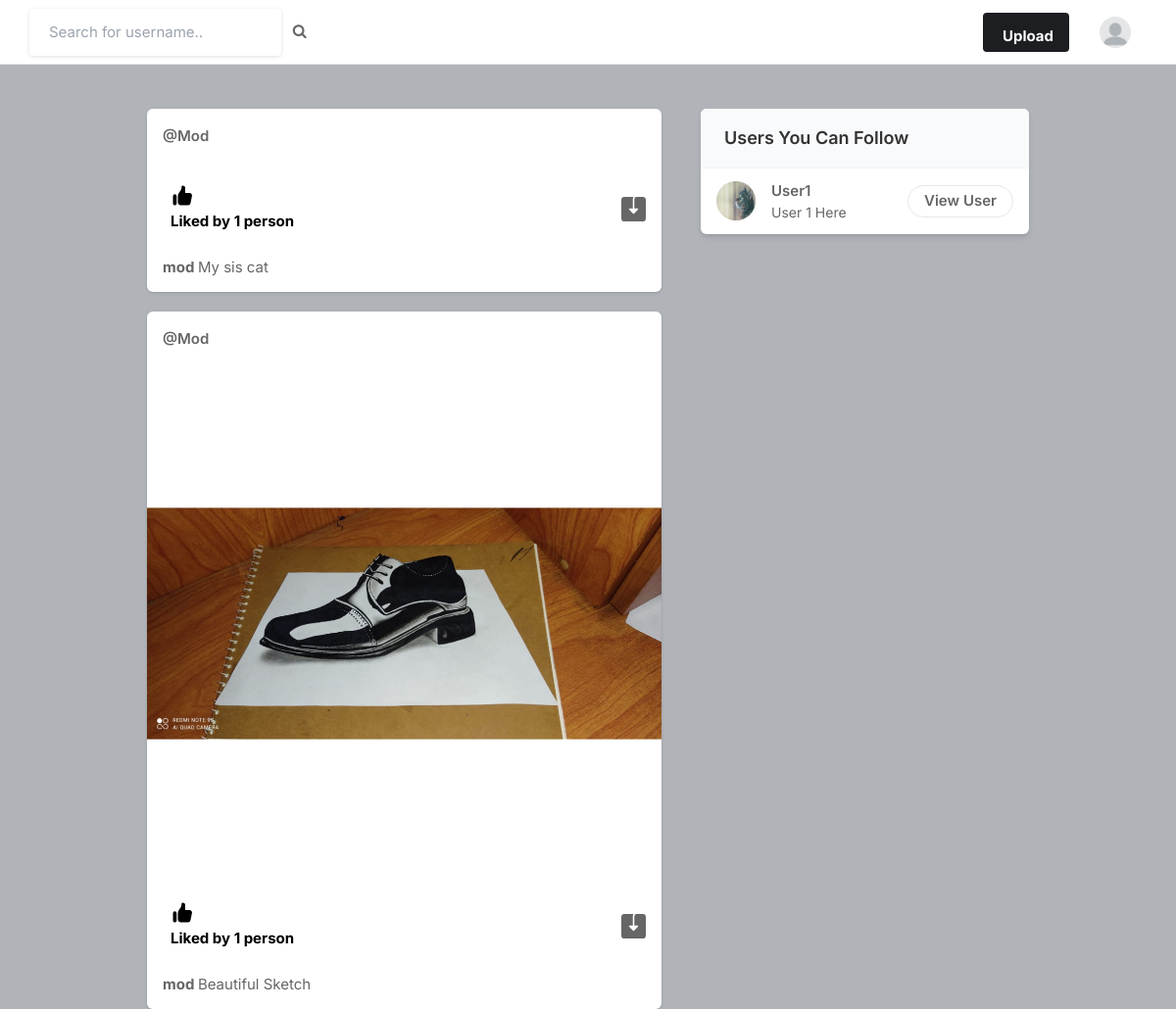
The app's page / (signed in), older data.
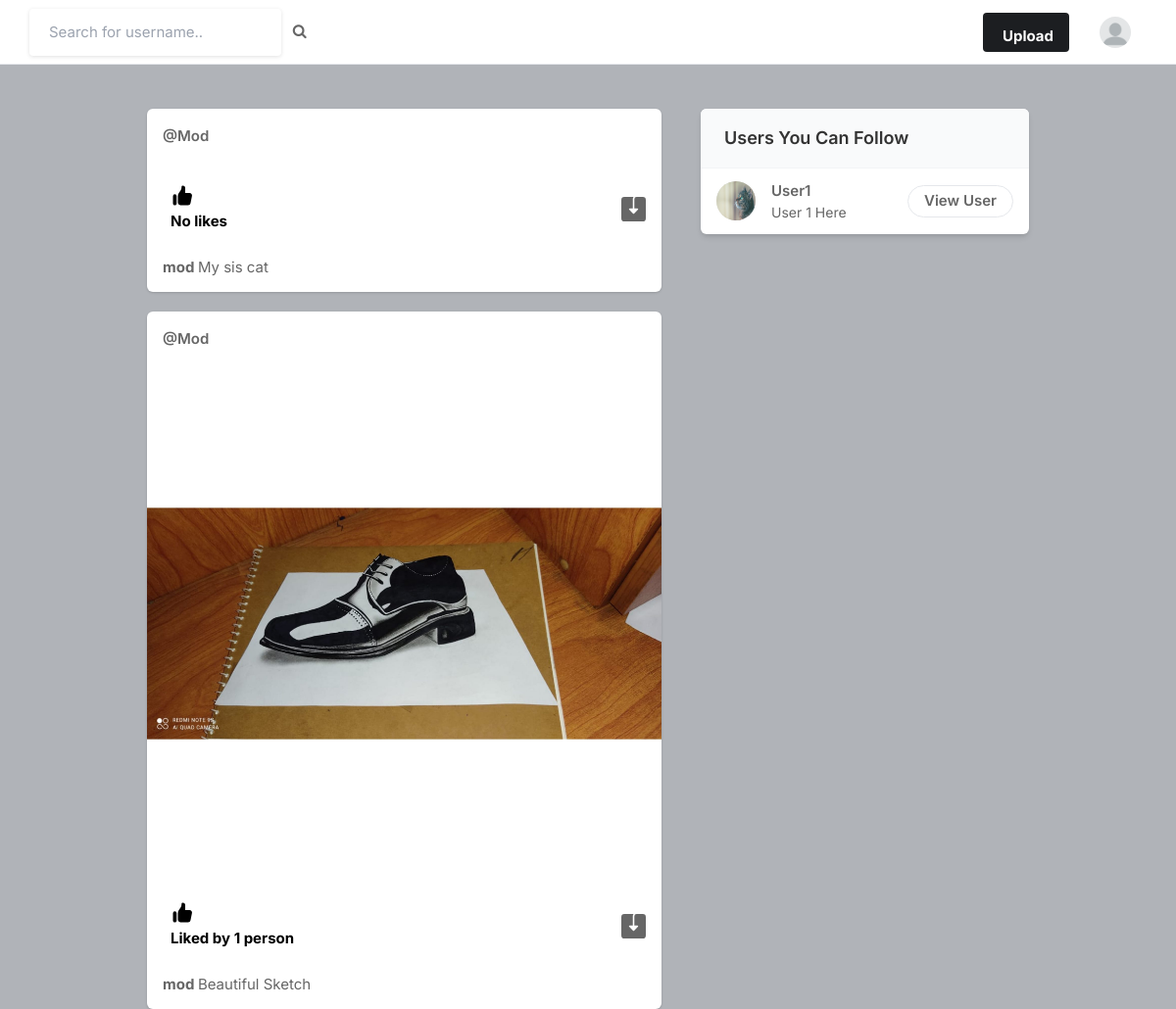
The same page, newer data.
### core/models.py (models this page shows, shortened)
class Post(models.Model):
    id = models.UUIDField(primary_key=True, default=uuid.uuid4)
    user = models.CharField(max_length=100)
    image = models.ImageField(upload_to='post_images')
    caption = models.TextField()
    created_at = models.DateTimeField(default=datetime.now)
    no_of_likes = models.IntegerField(default=0)

### core/views.py (the view)
# urls.py: path('', views.index, name='index'),
@login_required(login_url='signin')
def index(request):
    user_object = User.objects.get(username=request.user.username)
    user_profile = Profile.objects.get(user=user_object)
    user_following_list = []
    feed = []
    user_following = FollowersCount.objects.filter(follower=request.user.username)
    for users in user_following:
        user_following_list.append(users.user)
    for usernames in user_following_list:
        feed_lists = Post.objects.filter(user=usernames)
        feed.append(feed_lists)
    feed_list = list(chain(*feed))
    all_users = User.objects.all()
    user_following_all = []
    for user in user_following:
        user_list = User.objects.get(username=user.user)
        user_following_all.append(user_list)
    new_suggestions_list = [x for x in list(all_users) if (x not in list(user_following_all))]
    current_user = User.objects.filter(username=request.user.username)
    final_suggestions_list = [x for x in list(new_suggestions_list) if (x not in list(current_user))]
    random.shuffle(final_suggestions_list)
    username_profile = []
    username_profile_list = []
    for users in final_suggestions_list:
        username_profile.append(users.id)
    for ids in username_profile:
        profile_lists = Profile.objects.filter(id_user=ids)
        username_profile_list.append(profile_lists)
    suggestions_username_profile_list = list(chain(*username_profile_list))
    return render(request, 'index.html', {'user_profile': user_profile, 'posts': feed_list,'suggestions_username_profile_list': suggestions_username_profile_list[:4]})

### templates/index.html (shortened to what the changed rows need)
{% load static %}
<!DOCTYPE html>
<html lang="en">
<head>
    <link rel="stylesheet" href="{% static 'assets/css/icons.css' %}">
    <link rel="stylesheet" href="{% static 'assets/css/uikit.css' %}">
    <link rel="stylesheet" href="{% static 'assets/css/style.css' %}">
    <link rel="stylesheet" href="{% static 'assets/css/tailwind.css' %}">
    <link rel="stylesheet" href="https://cdnjs.cloudflare.com/ajax/libs/font-awesome/4.7.0/css/font-awesome.min.css">
</head>
<body>
            <div class="container m-auto">
                <div class="lg:flex justify-center lg:space-x-10 lg:space-y-0 space-y-5">
                    <div class="space-y-5 flex-shrink-0 lg:w-7/12">
                        {% for post in posts reversed%}
                        <div class="bg-white shadow rounded-md  -mx-2 lg:mx-0">
                            <div class="flex justify-between items-center px-4 py-3">
                                <div class="flex flex-1 items-center space-x-4">
                                    <span class="block capitalize font-semibold "><a href="/profile/{{ post.user }}">@{{ post.user }}</a></span>
                                </div>
                              <div>
                                <a href="#"> <i class="icon-feather-more-horizontal text-2xl hover:bg-gray-200 rounded-full p-2 transition -mr-1 "></i> </a>
                              </div>
                            </div>
                            <div class="py-3 px-4 space-y-3">
                                <div class="flex space-x-4 lg:font-bold">
                                    <a href="/like-post?post_id={{ post.id }}" class="flex items-center space-x-2">
                                        <div class="p-2 rounded-full text-black">
                                            {% if post.no_of_likes == 0 %}
                                            <p>No likes</p>
                                            {% elif post.no_of_likes == 1 %}
                                            <p> Liked by {{ post.no_of_likes }} person </p>
                                            {% else %}
                                            <p> Liked by {{ post.no_of_likes }} people </p>
                                            {% endif %}
                                        </div>
                                    </a>
                                    <a href="{{post.image.url}}" class="flex items-center space-x-2 flex-1 justify-end" download>
                                    </a>
                                </div>
                                <p>
                                    <a href="/profile/{{ post.user }}">
                                        <strong>
                                            {{ post.user }}
                                        </strong>
                                    </a>
                                        {{ post.caption }}
                                </p>
                            </div>
                        </div>
                        {% endfor %}
                    </div>
                    <div class="lg:w-5/12">
                        <div class="bg-white  shadow-md rounded-md overflow-hidden">
                            <div class="bg-gray-50  border-b border-gray-100 flex items-baseline justify-between py-4 px-6 ">
                                <h2 class="font-semibold text-lg">Users You Can Follow</h2>
                            </div>
                        </div>
                    </div>
                </div>
            </div>
</body>
</html>

Row changes from the older to the newer data that the page shows:
changed Post "My sis cat": no_of_likes "1" → (not shown); no_of_likes "Liked by person" → "No likes"
